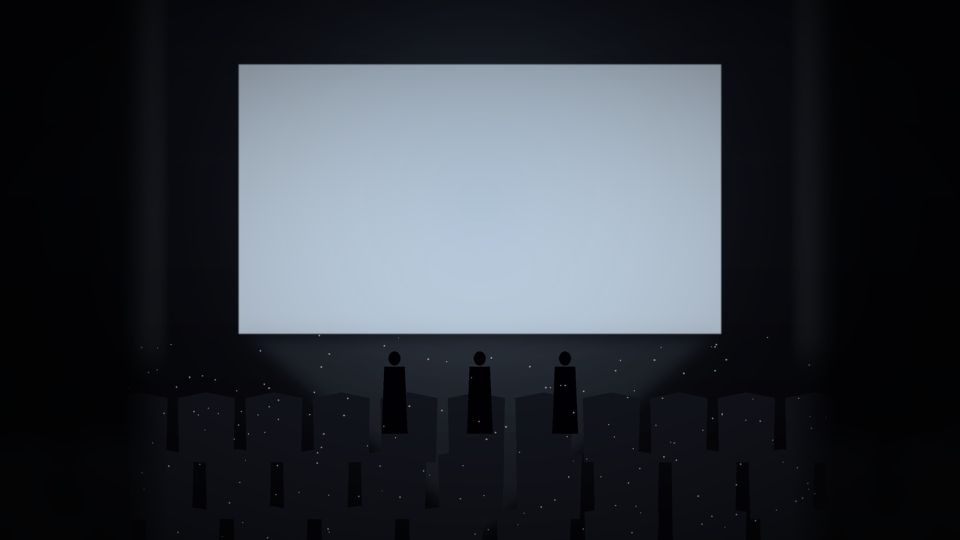
#> input picture Mumyeong/Mumyeong/images/events/theater_hall.png, 1920 x 1080 px (shown at 1/2 size)
$ python -i import_art.py   (imports and definitions only)
#> lines starting #> are read from the running program, lines starting #| are printed output that depends on the picture; after the words box and inside, x2 and y2 are one past the last pixel; in counts of white or black regions, pixels touching at a corner belong together
"""Turns the AI Horde output (tools/horde_gen.py) into the mod's art files.

  backgrounds:  <raw>/bg/<name>.webp  -> images/events/theater_hall.png, scenes/<k>.png, figures/<k>.png (1920x1080)
  characters:   <raw>/ch/<name>.webp  (background already stripped by AI Horde's strip_background)
     reaper_stand_<seed>        -> images/character/reaper.png        560x860, feet at the bottom centre
     reaper_sit_<seed>          -> images/character/reaper_rest.png   420x480
     spirit_<k>_stand_<seed>    -> images/character/spirit_<k>.png    680x1010, made ghostly
     spirit_<k>_sit_<seed>      -> images/character/spirit_<k>_rest.png
Which seed to use for each character is chosen in tools/art_jobs/picks.json ({"reaper_stand": 3, ...}); without an
entry the first seed found is used.
Usage (from Mumyeong/): ISNET_MODEL=isnet-general-use.onnx python3 tools/import_art.py RAW_DIR [bg] [ch]
"""
import glob
import json
import os
import sys

import numpy as np
from PIL import Image, ImageFilter

HERE = os.path.dirname(os.path.abspath(__file__))
IMG = os.path.join(os.path.dirname(HERE), "Mumyeong", "images")


# [29 lines left out: functions save, backgrounds, not called in this run]


# ------------------------------------------------------------------------------------------------- characters
ISNET = os.environ.get("ISNET_MODEL")  # rembg's isnet-general-use.onnx; not kept in the repo (178 MB)
_sess = None


# [44 lines left out: functions unbackground, cut, fit, not called in this run]


def ghost(img, fade_from=0.62, fade_to=0.97):
    """Painted figure -> guardian spirit: pale blue-white, the painted detail kept as light and shadow, see-through in
    the middle, bright edges, dissolving into mist toward the bottom, a soft glow."""
    a = np.asarray(img, np.float32) / 255
    rgb, alpha = a[..., :3], a[..., 3]
    lum = rgb @ np.array([0.299, 0.587, 0.114], np.float32)
    lum = np.clip((lum - 0.08) / 0.8, 0, 1) ** 0.8
    dark = np.array([0.30, 0.42, 0.62], np.float32)
    light = np.array([0.93, 0.97, 1.00], np.float32)
    col = dark + (light - dark) * lum[..., None]
    # see-through middle, brighter rim
    m = Image.fromarray((alpha * 255).astype(np.uint8))
    inner = np.asarray(m.filter(ImageFilter.GaussianBlur(10)), np.float32) / 255
    edge = np.clip((1 - inner) * 2.2, 0, 1)
    out_a = alpha * (0.66 + 0.34 * edge) * (0.75 + 0.25 * lum)
    col = col + edge[..., None] * 0.25
    # dissolve toward the bottom
    h = alpha.shape[0]
    y = np.arange(h)[:, None] / h
    f = np.clip((fade_to - y) / (fade_to - fade_from), 0, 1)
    out_a = out_a * (f * f * (3 - 2 * f))
    res = Image.fromarray((np.dstack([np.clip(col, 0, 1), np.clip(out_a, 0, 1)]) * 255).astype(np.uint8), "RGBA")
    glow_a = res.getchannel("A").filter(ImageFilter.GaussianBlur(16)).point(lambda v: int(v * 0.5))
    glow = Image.new("RGBA", res.size, (205, 232, 255, 0))
    glow.putalpha(glow_a)
    glow.alpha_composite(res)
    return glow


# [35 lines left out: functions pick, characters, not called in this run]


# [7 lines not run here, left out]

>>> import cv2
>>> picture = cv2.imread('../Mumyeong/images/events/theater_hall.png', cv2.IMREAD_GRAYSCALE)
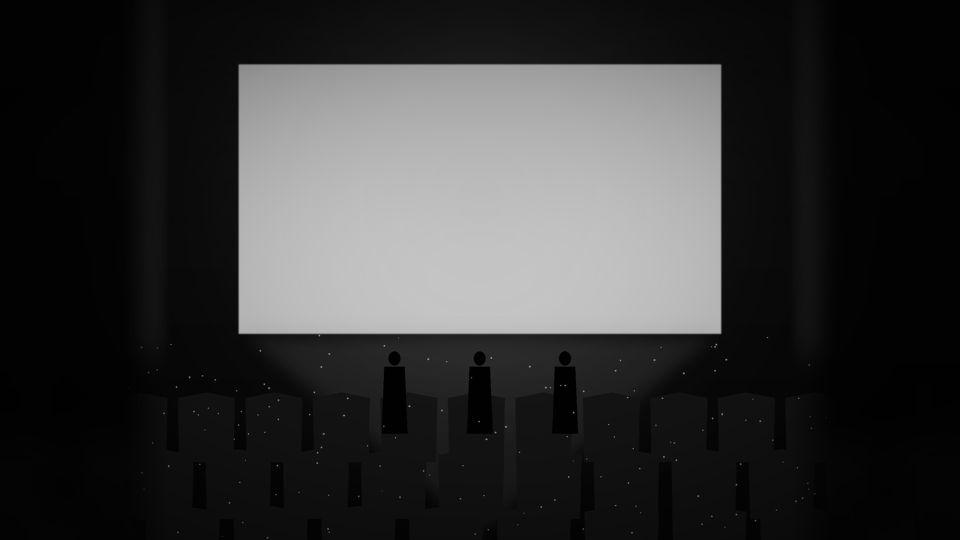
#> picture: shape (1080, 1920) (shown at 1/2 size); min 0, max 196, mean 53
>>> result = ghost(picture)
#> in ghost, `rgb, alpha = a[..., :3], a[..., 3]`: rgb = 1080 rows, first 8: [0.00784, 0.00784, 0.00784], [0.00784, 0.00784, 0.00784], [0.00784, 0.00784, 0.00784], [0.00784, 0.00784, 0.00784], [0.00784, 0.00784, 0.00784], [0.00784, 0.00784, 0.00784], [0.00784, 0.00784, 0.00784], [0.00784, 0.00784, 0.00784]; alpha = 1080 values, max 0.0157 at index 923, min 0.00392 at index 176, mean 0.00842
#> in ghost, `lum = rgb @ np.array([0.299, 0.587, 0.114], np.float32)`: lum = 1080 values, max 0.0157 at index 923, min 0.00392 at index 176, mean 0.0084
#> in ghost, `lum = np.clip((lum - 0.08) / 0.8, 0, 1) ** 0.8`: lum = 1080 values from 0 to 0
#> in ghost, `col = dark + (light - dark) * lum[..., None]`: col = 1080 rows, first 8: [0.3, 0.42, 0.62], [0.3, 0.42, 0.62], [0.3, 0.42, 0.62], [0.3, 0.42, 0.62], [0.3, 0.42, 0.62], [0.3, 0.42, 0.62], [0.3, 0.42, 0.62], [0.3, 0.42, 0.62]
#> in ghost, `inner = np.asarray(m.filter(ImageFilter.GaussianBlur(10)), np.float32)..`: inner = 1080 values, max 0.0157 at index 923, min 0.00392 at index 176, mean 0.00843
#> in ghost, `edge = np.clip((1 - inner) * 2.2, 0, 1)`: edge = 1080 values from 1 to 1
#> in ghost, `out_a = alpha * (0.66 + 0.34 * edge) * (0.75 + 0.25 * lum)`:
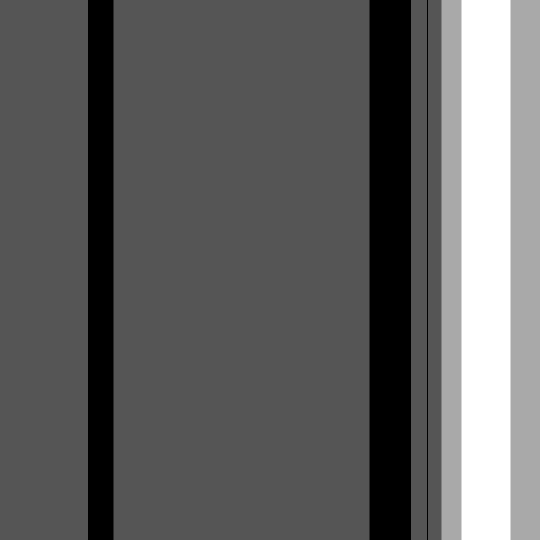
#> out_a: shape (1080, 1080) float32 (shown at 1/2 size); min 0.00294, max 0.0118, mean 0.00632; drawn with min black and max white
#> in ghost, `col = col + edge[..., None] * 0.25`:
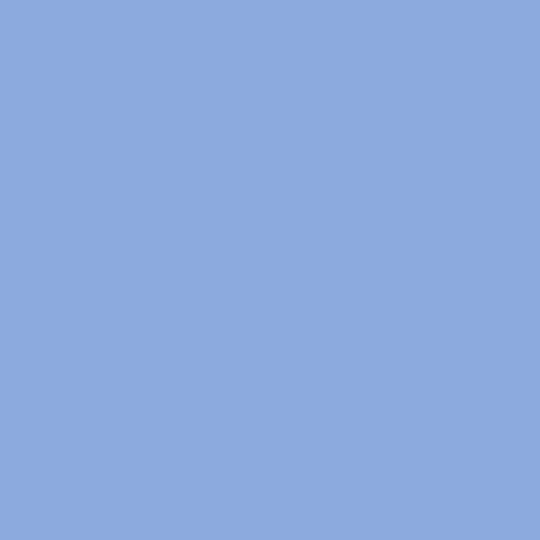
#> col: shape (1080, 1080, 3) float32 (shown at 1/2 size); mean of channels 0, 1, 2 0.556, 0.671, 0.874; drawn as R, G, B
#> in ghost, `out_a = out_a * (f * f * (3 - 2 * f))`:
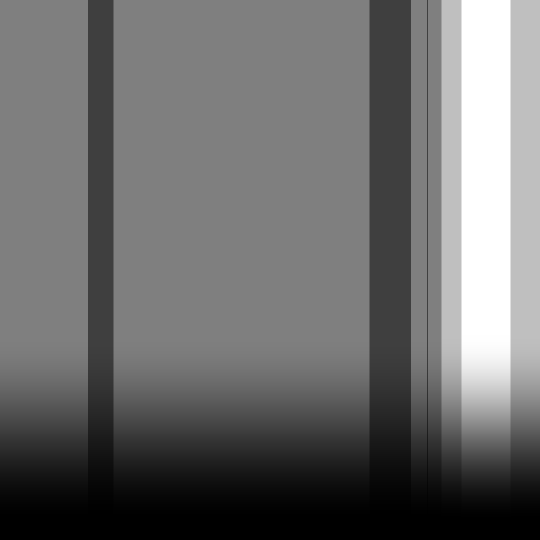
#> out_a: shape (1080, 1080) float64 (shown at 1/2 size); min 0, max 0.0118, mean 0.00502; drawn with min black and max white
#> in ghost, `glow_a = res.getchannel("A").filter(ImageFilter.GaussianBlur(16)).poin..`:
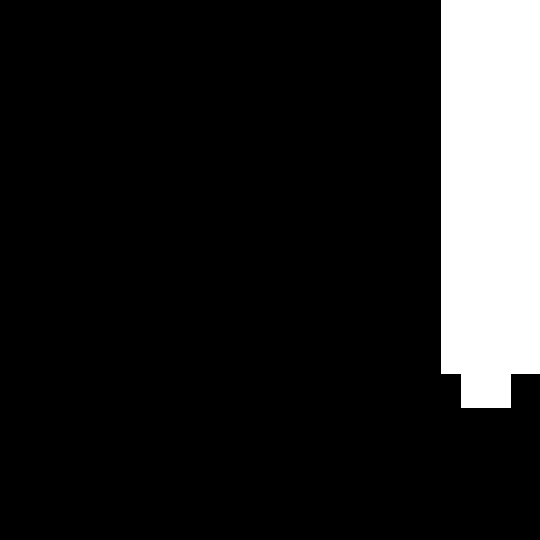
#> glow_a: PIL image 1080x1080 L (shown at 1/2 size); values 0 (black) and 1 (white), 13.2% white; 1 white region, box (x1, y1, x2, y2) and area: (883, 0, 1080, 816) 154020
